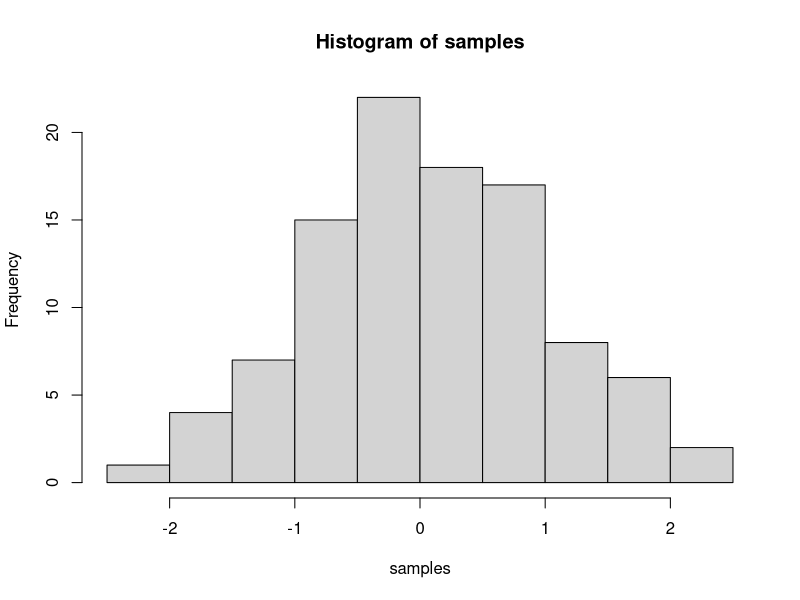

Here is the R script that generated this plot:
## ---- chunk 1
knitr::opts_chunk$set(message=FALSE,warning=FALSE, cache=TRUE)
## ---- chunk 2
roll2 <- function(faces = 1:6, size = 2) {
  dice <- sample(faces, size, replace = TRUE)
  sum(dice)
}
## ---- chunk 3
samples <- rnorm(100, mean=0, sd=1)
hist(samples)
